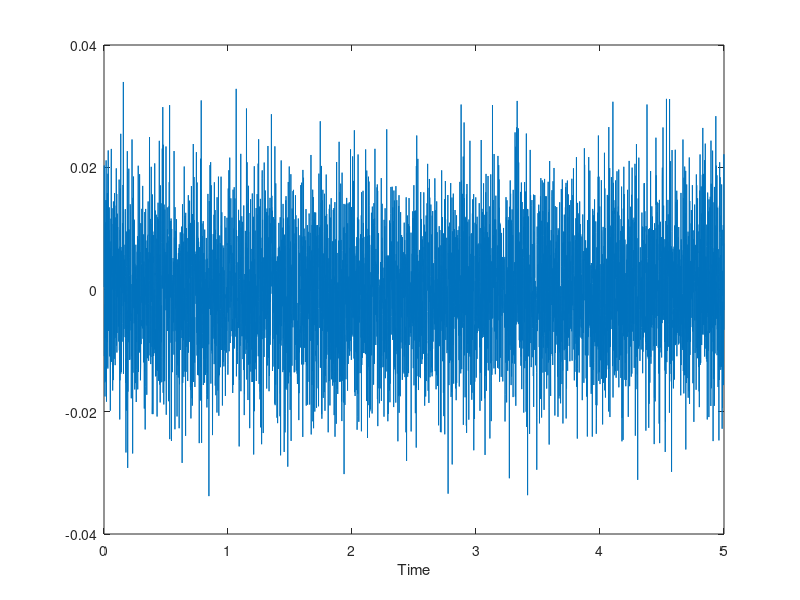
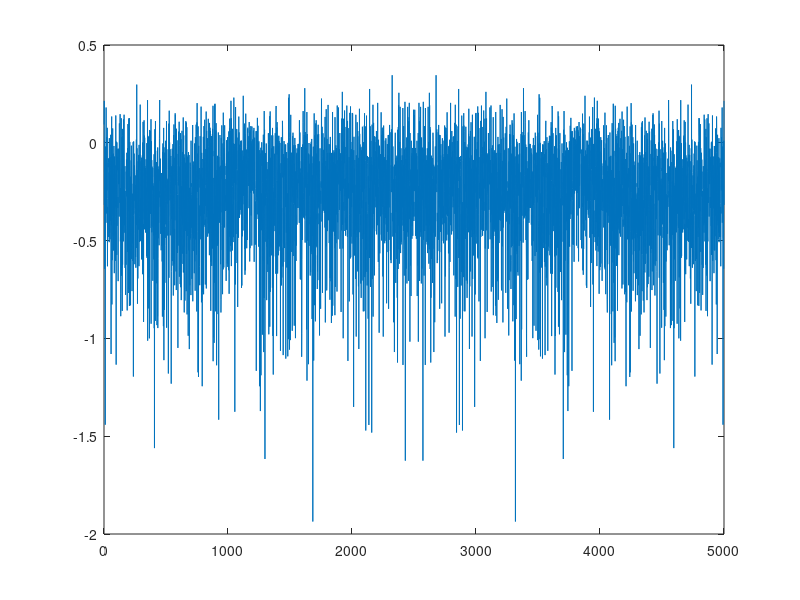

Write the MATLAB code that produced these figures, in order. (Note: this script raises an error after producing the figures.)
N = 5000;
var = 0.0001;
Fs = 1000;
noise = sqrt(var)*randn(N, 1);
figure;
plot(1/Fs:1/Fs:N/Fs, noise);
xlabel("Time");
figure;
plot(log10(abs(fft(noise))));
player = audioplayer(noise, Fs);
play(player);